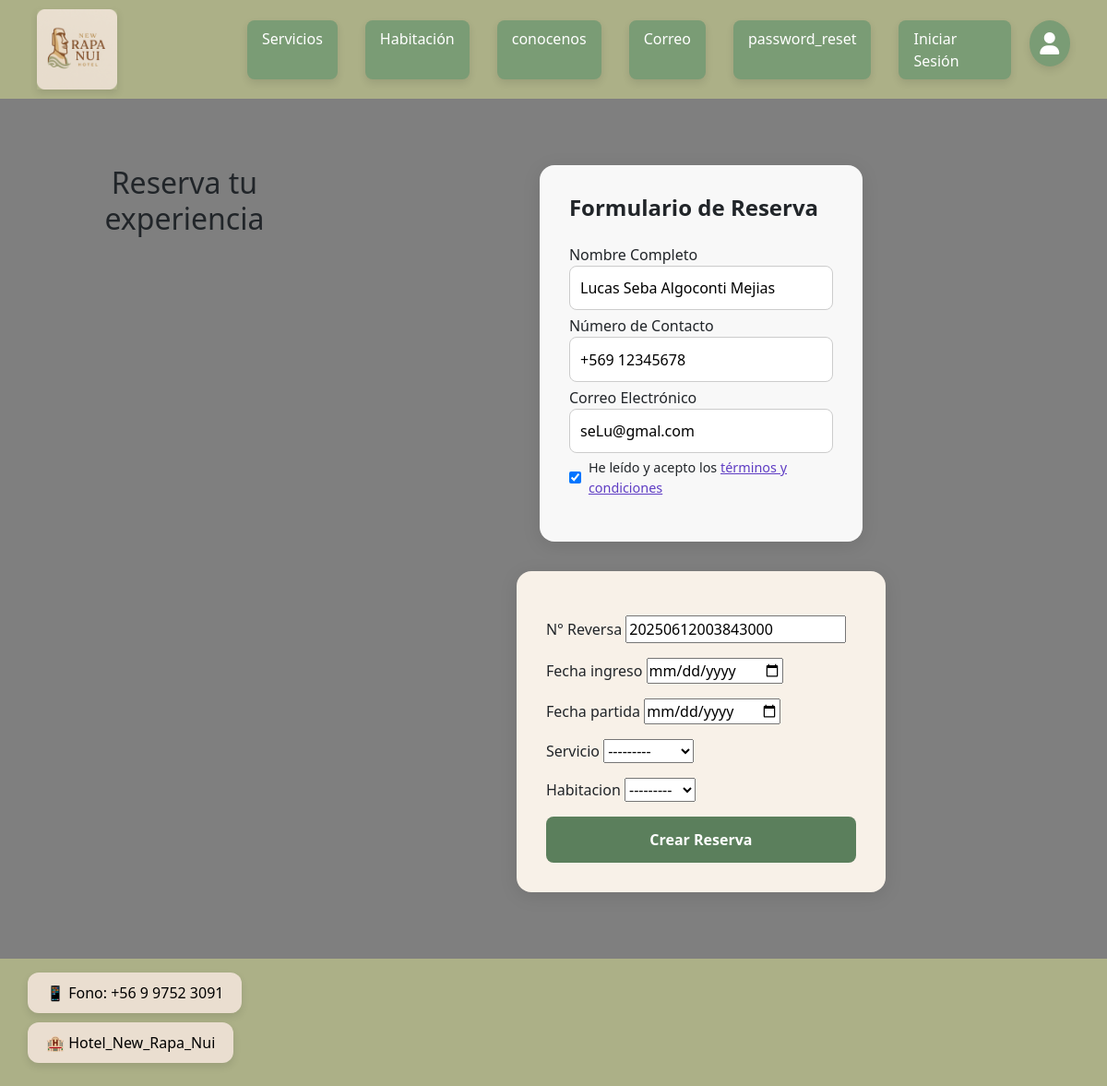
Page /reservas/123456789/ on the earlier database version.
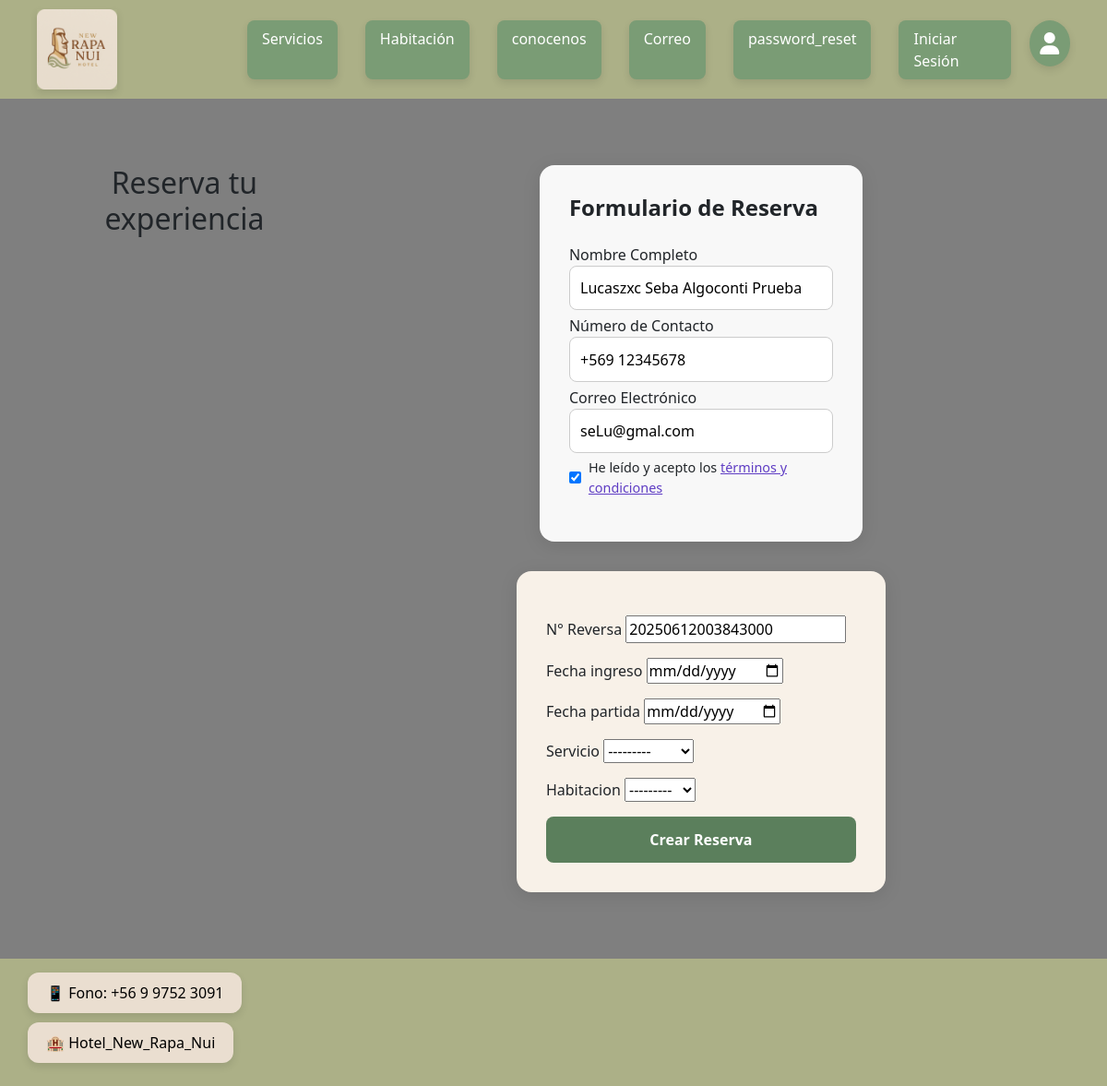
Same page on the later database version.
### app/models.py (models this page shows)
class Cliente(models.Model):
    Rut_cliente = models.CharField(max_length=10, primary_key=True)
    Pnombre_cliente = models.CharField(max_length=40)
    Snombre_cliente = models.CharField(max_length=40)
    Papellido_cliente = models.CharField(max_length=40)
    Sapellido_cliente = models.CharField(max_length=40)
    email_cliente = models.EmailField()
    telefono_cliente = models.IntegerField()
    direccion_cliente = models.CharField(max_length=100)
    def __str__(self):
        return self.Rut_cliente

### app/views.py (the view, shortened to what this page needs)
# urls.py: path("reservas/<id>/", reservas, name="reservas"),
def reservas(request, id):
    cliente = Cliente.objects.get(Rut_cliente=id)
    now = datetime.now()
    identificador = now.strftime("%Y%m%d%H%M%S") + now.strftime("%f")[:3]
    data = {
        'form': ReservaForm(initial={'rut_cliente': id}),
        'clienteInfo': cliente,
        'identificador': identificador,
    }
    return render(request, 'app/Publicas/reserva/reservas.html', data)

### app/forms.py
class ReservaForm(forms.ModelForm):
    class Meta:
        model = reserva
        fields = '__all__'
        widgets = {
            'fechaInicio': forms.DateInput(attrs={'type': 'date'}),
            'fechaFinal': forms.DateInput(attrs={'type': 'date'}),
        }

### app/models.py (called while the page is built)
    def __str__(self):
        return self.n_s_ext

    def __str__(self):
        return self.n_habitacion

### app/templates/app/Publicas/reserva/reservas.html (shortened to what this page needs)
{% extends 'app/base.html' %}
{% load static %}
{% block extra_css %}
  <link rel="stylesheet" href="{% static 'app/css/reserva.css' %}">
{% endblock %}
{% block content %}
<h1 class="titulo-principal">Reserva tu experiencia</h1>
<div class="contenedor-formularios">
  <div class="formulario-reserva">
    <h2>Formulario de Reserva</h2>
    <div class="campo-formulario">
      <label>Nombre Completo</label>
          <input type="text" name="rut"
          value="{{ clienteInfo.Pnombre_cliente }} {{ clienteInfo.Snombre_cliente }} {{ clienteInfo.Papellido_cliente }} {{ clienteInfo.Sapellido_cliente }}"
          readonly>
        </div>
        <div class="campo-formulario">
          <label>Número de Contacto</label>
          <input type="text" name="rut"
          value="+569 {{ clienteInfo.telefono_cliente }}"
          readonly>
        </div>
        <div class="campo-formulario">
          <label>Correo Electrónico</label>
          <input type="text" name="rut"
          value="{{ clienteInfo.email_cliente }}"
          readonly>
    </div>
    <div class="checkbox-condiciones">
      <input type="checkbox" checked>
      <label>He leído y acepto los <a href="#">términos y condiciones</a></label>
    </div>
  </div>
  <div class="confirmacion-datos">
    <form method="POST" enctype="multipart/form-data">
      <div class="titulosInputs"><p>N° Reversa
        <input type="number" name="{{ form.id_reserva.name }}" value="{{ identificador }}" readonly>
      </p></div>
      <div class="titulosInputs">
        <p>Fecha ingreso
          <input type="date" name="{{ form.fechaInicio.name }}" value="{{ form.fechaInicio.value }}" placeholder="Fecha Inicio">
        </p></div>
      <div class="titulosInputs"><p>Fecha partida
        <input type="date" name="{{ form.fechaFinal.name }}" value="{{ form.fechaFinal.value }}" placeholder="Fecha Final">
      </p></div>
      <div class="titulosInputs"><p>Servicio
        {{ form.n_s_ext }}
      </p></div>
      <div class="titulosInputs"><p>Habitacion
        {{ form.n_habitacion }}
      </p></div>
      {% if error_fecha != 'Dia fecha invalida' %}
        <div class="contenedorInputs">
          <button type="submit" class="boton-reservar">Crear Reserva</button>
        </div>
      {% endif %}
</form>
  </div>
</div>
{% endblock %}

Differences in the rows shown:
changed Cliente "seLu@gmal.com": rut "Lucas Seba Algoconti Mejias" → "Lucaszxc Seba Algoconti Prueba"
